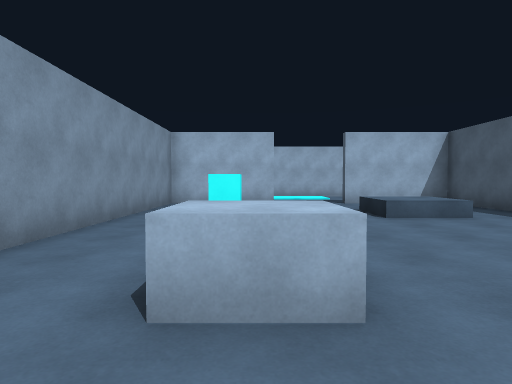
[1] (above)

12 first-person views from a walk through a Unity game level. The camera is 1.3 m above the floor, tilts 2° down and sees 75° across. Doors are open. The floor is counted in squares, 2 m on a side. Each view is taken from the middle of a square. On the plan, view 1 faces up. The plan holds only what a view shows up to about 10 squares ahead; the rest is blank. The player is left out.

[2]
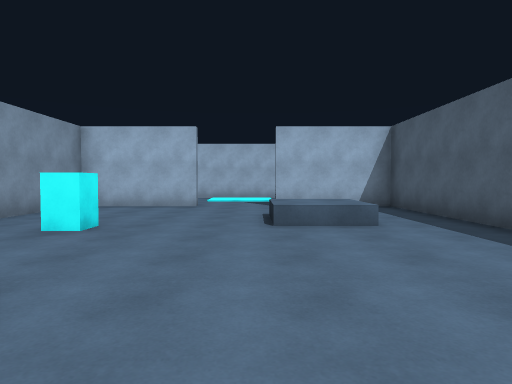

[3]
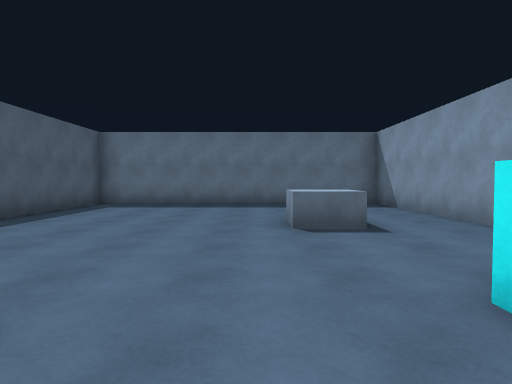

[4]
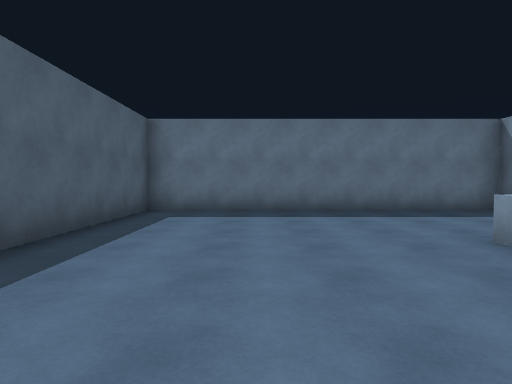

[5]
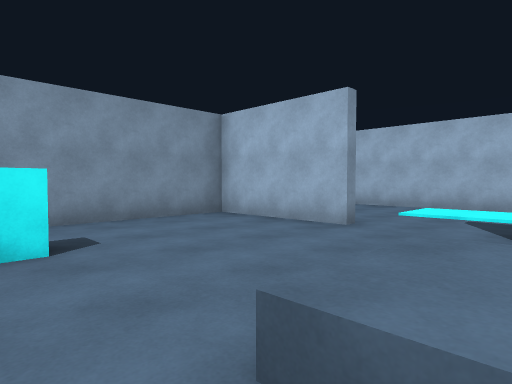

[6]
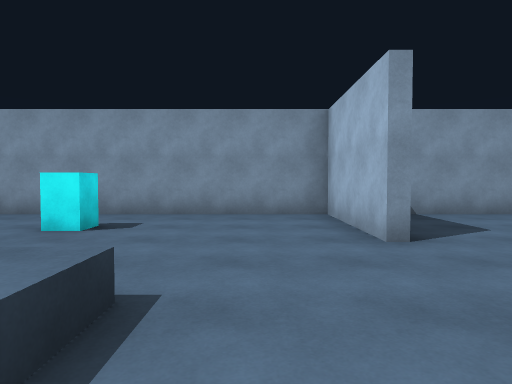

[7]
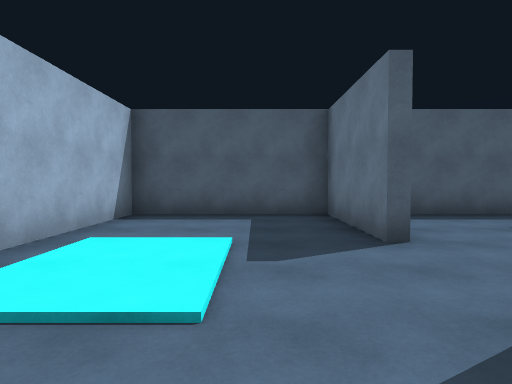

[8]
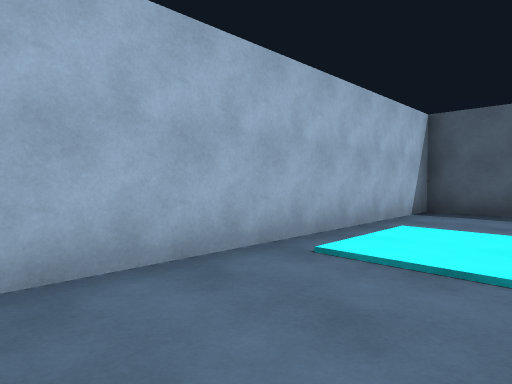

[9]
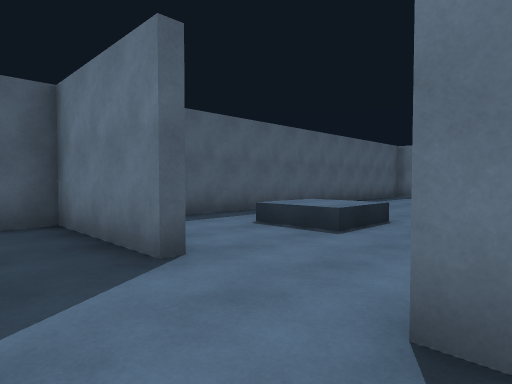

[10]
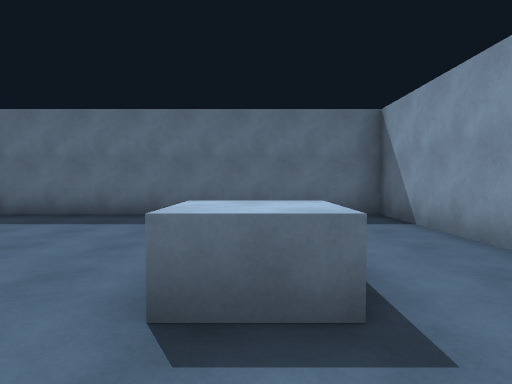

[11]
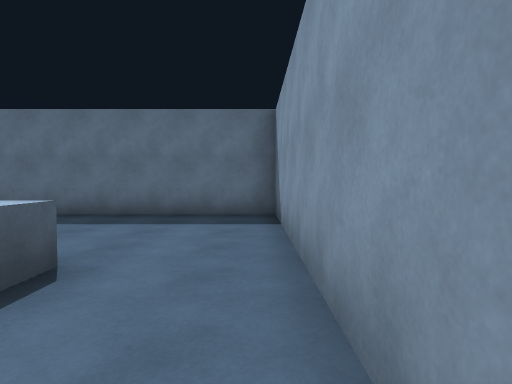

[12]
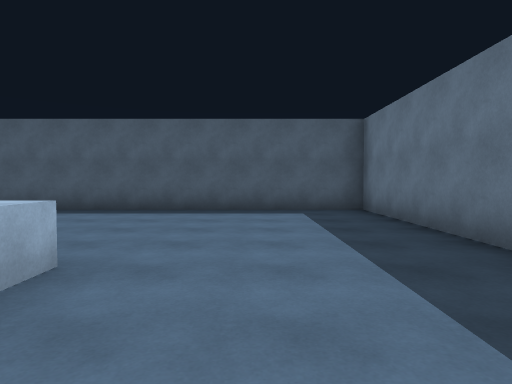

### Floor plan
Points are (right, up) in squares from view 1. A wall is a line through its corners. A room is listed if a view was taken in it or the views show most of it. See-through windows are left out.
Room 1 (views 1, 2, 3, 4, 5, 6, 10, 11, 12)
walls: (0.6, 9.4) (-2.4, 9.4) (-2.4, -2.4) (5.4, -2.4) (5.4, 9.4) (2.5, 9.4)
low walls: (3.8, 5.8) (2.2, 5.8) (2.2, 7.3) (3.8, 7.3)
ways out: open door at (1.5, 9.5) to room 2
objects: other object (-1, 6); other object (0, 2)
Room 2 (views 7, 8, 9)
walls: (2.4, 9.6) (5.4, 9.6) (5.4, 13.4) (-1.8, 13.4); (-2.4, 13) (-2.4, 10.9)
ways out: open door at (1.5, 9.5) to room 1

Positions as (right, up) in squares from view 1, and headings:
1: (0, 0), facing up
2: (2, 1), facing up
3: (1, 7), facing down
4: (3, 5), facing down
5: (3, 5), facing up-left
6: (4, 8), facing left
7: (-1, 11), facing right
8: (-2, 11), facing up-right
9: (0, 11), facing down-right
10: (0, 4), facing down
11: (-2, 4), facing down
12: (-2, 0), facing right
